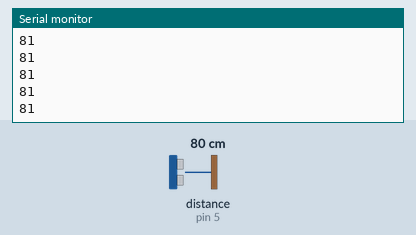
This sketch was run on a simulated Arduino Uno, built with avr-gcc and run on an emulated ATmega328P. On the bench: the last lines printed to the serial monitor. Inputs (shaded band) come from the test bench; at power-on: distance to the obstacle (sensor on pin 5) 80 cm. The echo pulse lasts 58.3 µs per cm.

Above: at 1.2 s.
1.3 s: distance to the obstacle (sensor on pin 5) set to 2 cm
At 1.34 s:
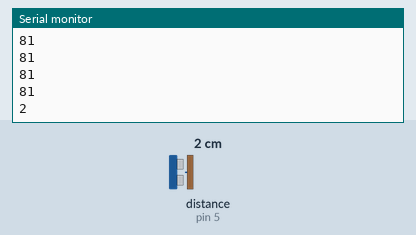
2.8 s: distance to the obstacle (sensor on pin 5) set to 4 cm
At 2.82 s:
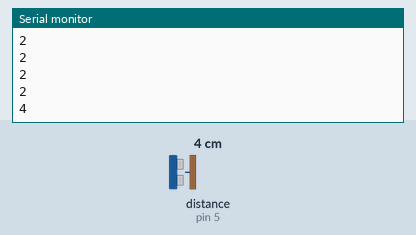
Timing chart, 0 to 5.8 s (numbered marks = the images above; inputs shaded):
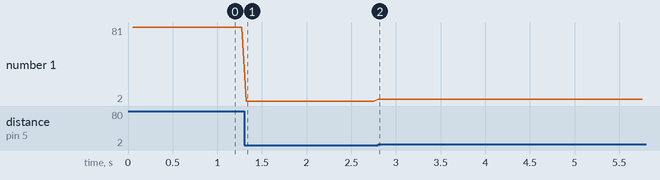

Measured:
- after the input at 1.3 s, the serial monitor: prints a new line at once (image 1)
- after the input at 2.8 s, the serial monitor: prints a new line at once (image 2)
- plotted number 1: 81 → 2 after the input at 1.3 s, 2 → 4 after the input at 2.8 s

The sketch:

newPing.ino
```cpp
// ---------------------------------------------------------------------------
// Example NewPing library sketch that does a ping about 20 times per second.
// ---------------------------------------------------------------------------

#include <NewPing.h>

#define TRIGGER_PIN  6  // Arduino pin tied to trigger pin on the ultrasonic sensor.
#define ECHO_PIN     5  // Arduino pin tied to echo pin on the ultrasonic sensor.
#define MAX_DISTANCE 200 // Maximum distance we want to ping for (in centimeters). Maximum sensor distance is rated at 400-500cm.

NewPing sonar(TRIGGER_PIN, ECHO_PIN, MAX_DISTANCE); // NewPing setup of pins and maximum distance.

void setup() {
  Serial.begin(9600); // Open serial monitor at 115200 baud to see ping results.
}

void loop() {
  delay(50);                      // Wait 50ms between pings (about 20 pings/sec). 29ms should be the shortest delay between pings.
  unsigned int uS = sonar.ping(); // Send ping, get ping time in microseconds (uS).
  Serial.println(uS / US_ROUNDTRIP_CM); // Convert ping time to distance and print result (0 = outside set distance range, no ping echo)
}
```
